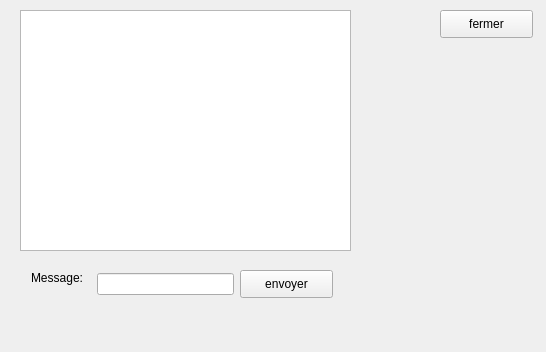
<?xml version="1.0" encoding="UTF-8"?>
<ui version="4.0">
 <class>Widget</class>
 <widget class="QWidget" name="Widget">
  <property name="geometry">
   <rect>
    <x>0</x>
    <y>0</y>
    <width>546</width>
    <height>352</height>
   </rect>
  </property>
  <property name="windowTitle">
   <string>Widget</string>
  </property>
  <widget class="QTextEdit" name="textEdit">
   <property name="geometry">
    <rect>
     <x>20</x>
     <y>10</y>
     <width>331</width>
     <height>241</height>
    </rect>
   </property>
  </widget>
  <widget class="QLineEdit" name="message">
   <property name="geometry">
    <rect>
     <x>97</x>
     <y>273</y>
     <width>137</width>
     <height>22</height>
    </rect>
   </property>
  </widget>
  <widget class="QPushButton" name="envoyer">
   <property name="geometry">
    <rect>
     <x>240</x>
     <y>270</y>
     <width>93</width>
     <height>28</height>
    </rect>
   </property>
   <property name="text">
    <string>envoyer</string>
   </property>
  </widget>
  <widget class="QLabel" name="label_2">
   <property name="geometry">
    <rect>
     <x>31</x>
     <y>270</y>
     <width>54</width>
     <height>16</height>
    </rect>
   </property>
   <property name="text">
    <string>Message:</string>
   </property>
  </widget>
  <widget class="QPushButton" name="fermerchat">
   <property name="geometry">
    <rect>
     <x>440</x>
     <y>10</y>
     <width>93</width>
     <height>28</height>
    </rect>
   </property>
   <property name="text">
    <string>fermer</string>
   </property>
  </widget>
 </widget>
 <resources/>
 <connections/>
</ui>
